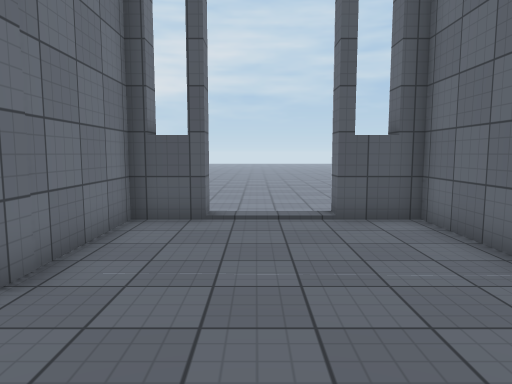
View 1 (above)

16 first-person views from a walk through a scene from a Unity 3-D project. The camera is 1.5 m above the floor, tilts 6° down and sees 70° across. The floor is counted in squares, 1 m on a side. Each view is taken from the middle of a square. On the plan, view 1 faces up. The plan holds only what a view shows up to about 16 squares ahead; the rest is blank. The place goes on beyond the plan. The player character is not drawn. Door leaves are left out, so doorways stand open. Surface patterns are stand-ins for the level's own textures.

View 2
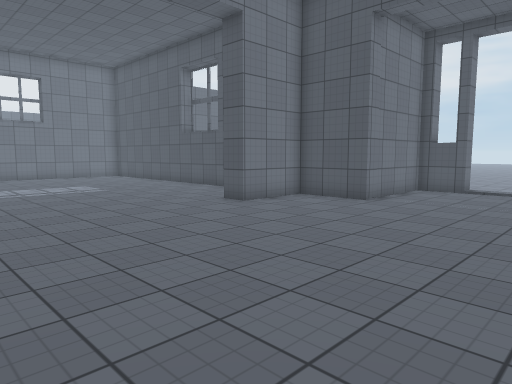

View 3
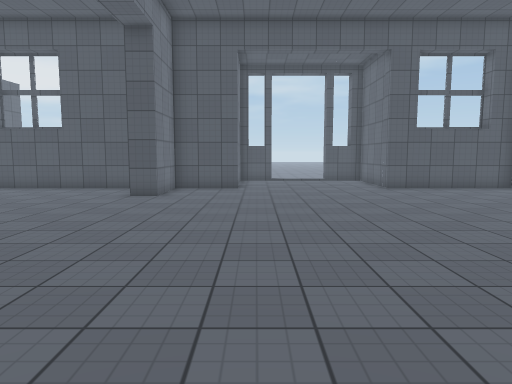

View 4
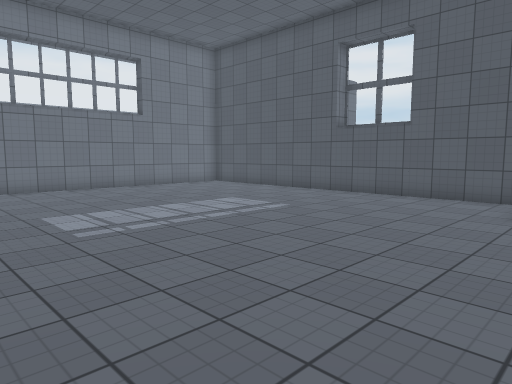

View 5
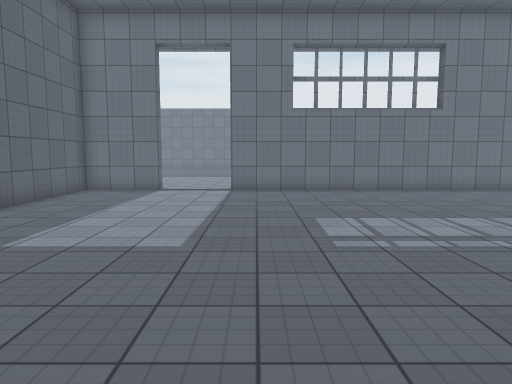

View 6
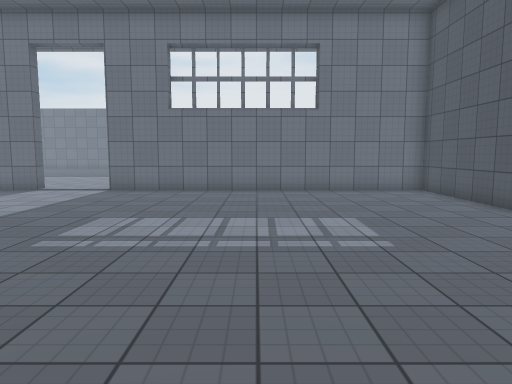

View 7
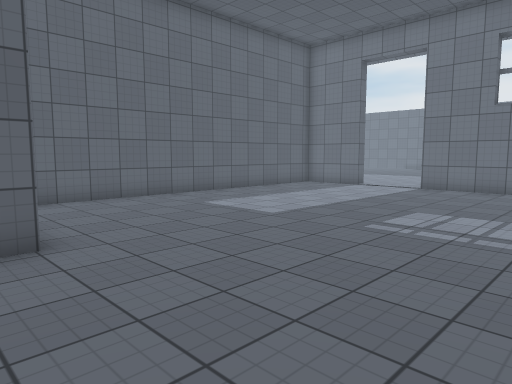

View 8
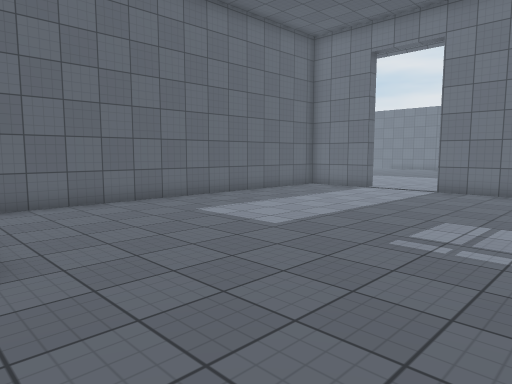

View 9
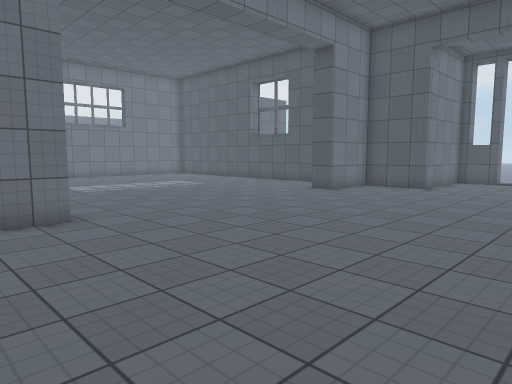

View 10
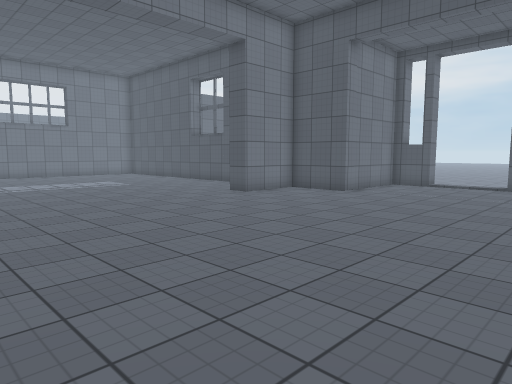

View 11
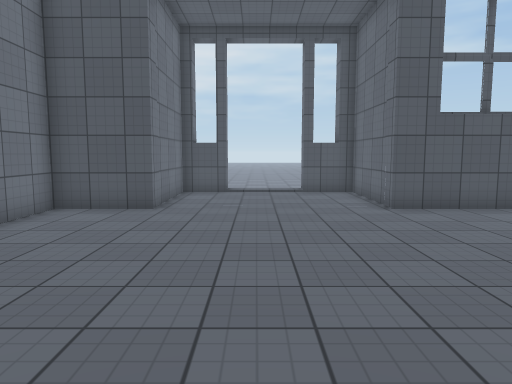

View 12
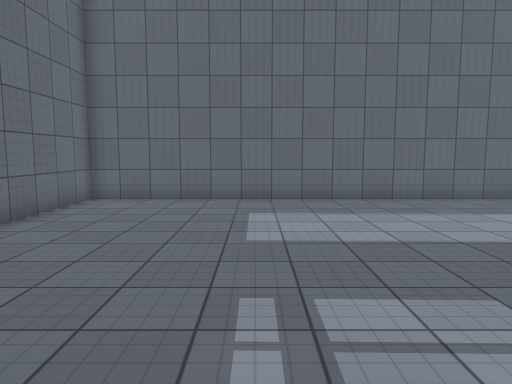

View 13
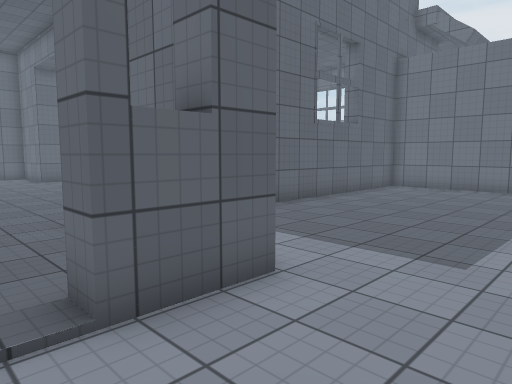

View 14
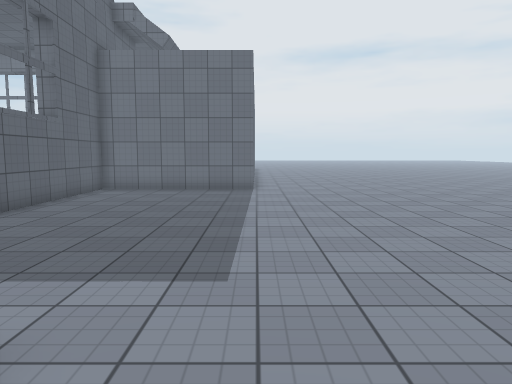

View 15
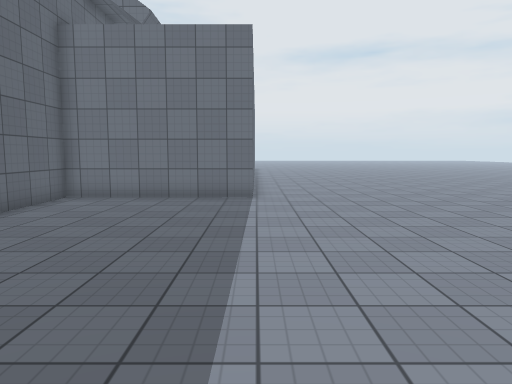

View 16
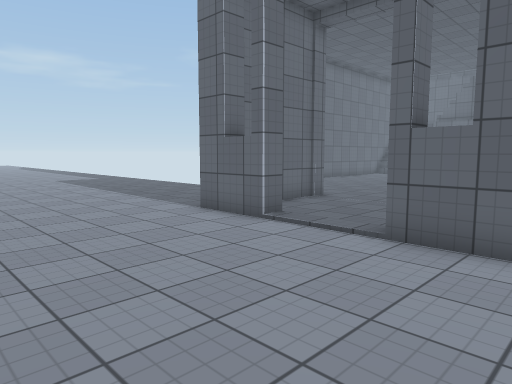

### Floor plan
Points are (right, up) in squares from view 1. A wall is a line through its corners. A room is listed if a view was taken in it or the views show most of it. See-through windows are left out.
Room 1 (views 1, 2, 3, 4, 5, 6, 7, 8, 9, 10, 11, 12)
walls: (-6.6, -9.3) (-6, -9.3); (-5.5, -9.2) (-5.5, -10.6); (-6.6, -12.4) (-6.6, -10.6); (-7.1, 3.8) (-21, 3.8) (-21, -9.1); (-21, -12) (-21, -15) (-16.1, -15); (-1.1, 8.2) (-2.9, 8.2) (-2.9, 3.8) (-5.5, 3.8) (-5.5, 0.9) (-6.5, 0.9); (5.5, 3.8) (3.8, 3.8) (3.8, 8.2) (1.8, 8.2)
ways out: open door at (0, 8) to room 2; open door at (-21, -10.5)
Room 2 (views 13, 14, 15, 16)
walls: (-3.5, 8.9) (-1.1, 8.9) (-1.1, 8.2); (-16.5, 11) (-16.5, 4.5) (-8.4, 4.5); (1.8, 8.2) (1.8, 8.9) (4.2, 8.9)
ways out: open door at (0, 8) to room 1

Where each view was taken, in squares from view 1:
view 1: 0 up, 0 right, facing up
view 2: 7 down, 3 right, facing up-left
view 3: 12 down, 2 left, facing up
view 4: 9 down, 5 left, facing up-left
view 5: 8 down, 6 left, facing left
view 6: 3 down, 6 left, facing left
view 7: 3 down, 5 left, facing down-left
view 8: 4 down, 6 left, facing down-left
view 9: 12 down, 3 right, facing up-left
view 10: 9 down, 5 right, facing up-left
view 11: 6 down, 0 right, facing up
view 12: 3 down, 12 left, facing down
view 13: 12 up, 0 right, facing down-left
view 14: 11 up, 1 left, facing left
view 15: 11 up, 4 left, facing left
view 16: 15 up, 4 left, facing down-right
